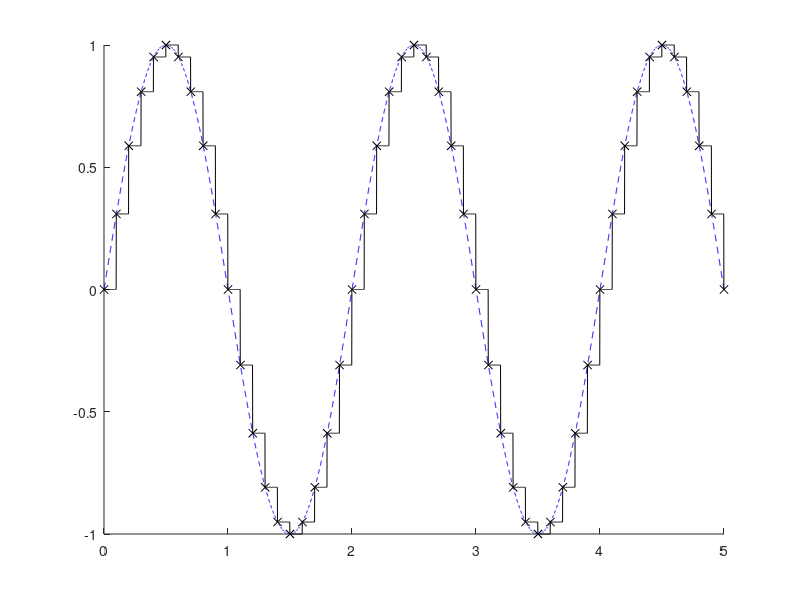

Source code (MATLAB):
clear;
close all;

omega = pi;
t = 0:0.001:5;

yt = sin(omega*t);

h = 0.1;
t_k = 0:h:5; 
y_k = sin(omega*t_k);

y_zoh = t.*0;
counter = 1;

for i = 1:50   
    for j = 0.001:0.001:0.1
    mult = j == 0.1;
    mult2 = 0 == mult;
    y_zoh(counter) = y_k(i)*mult2+y_k(i+1)*mult;
    counter = counter+1;
    end
end

figure(1);
hold on
plot(t,yt,'--b');
plot(t_k,y_k,'xk');
plot(t,y_zoh(1:5001),'-k');
